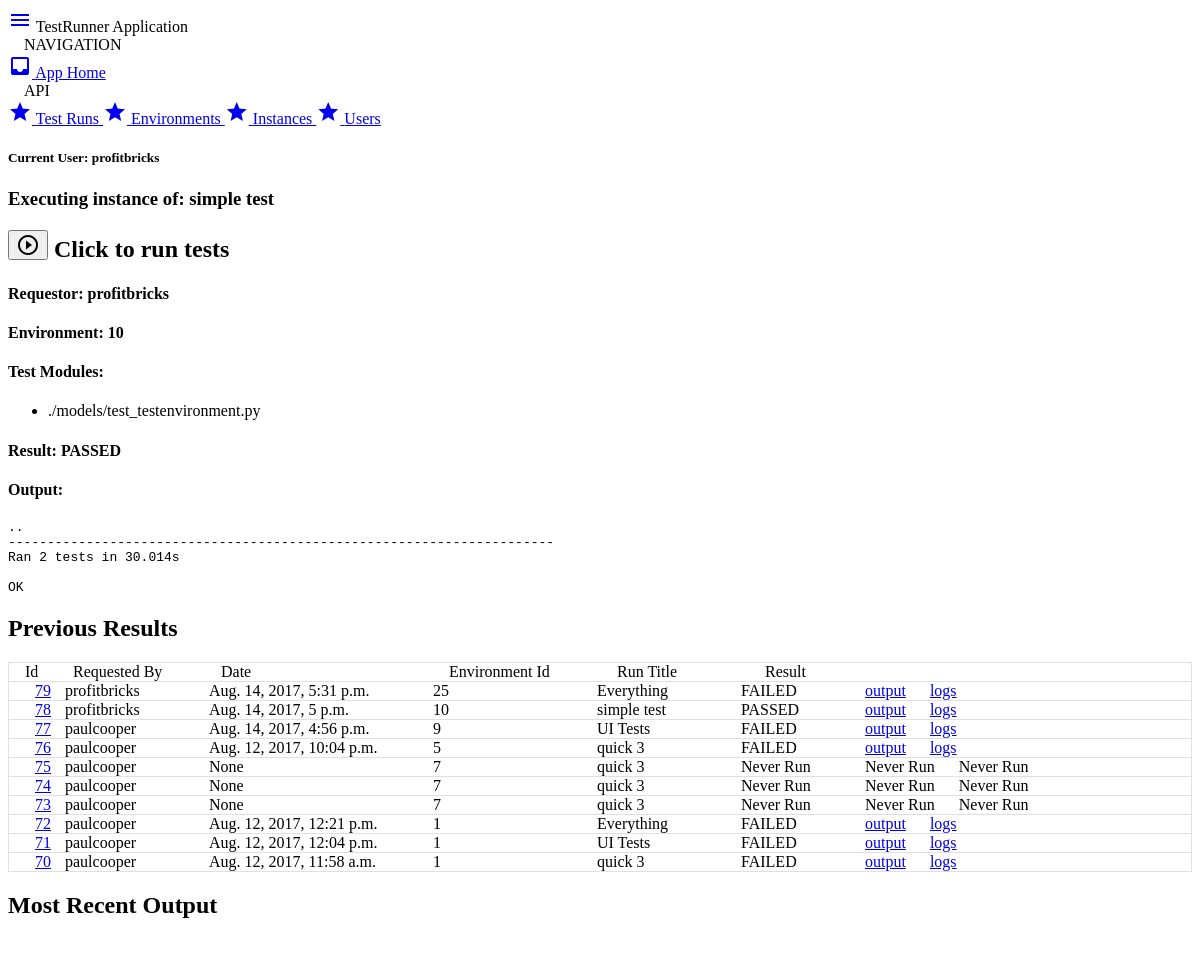
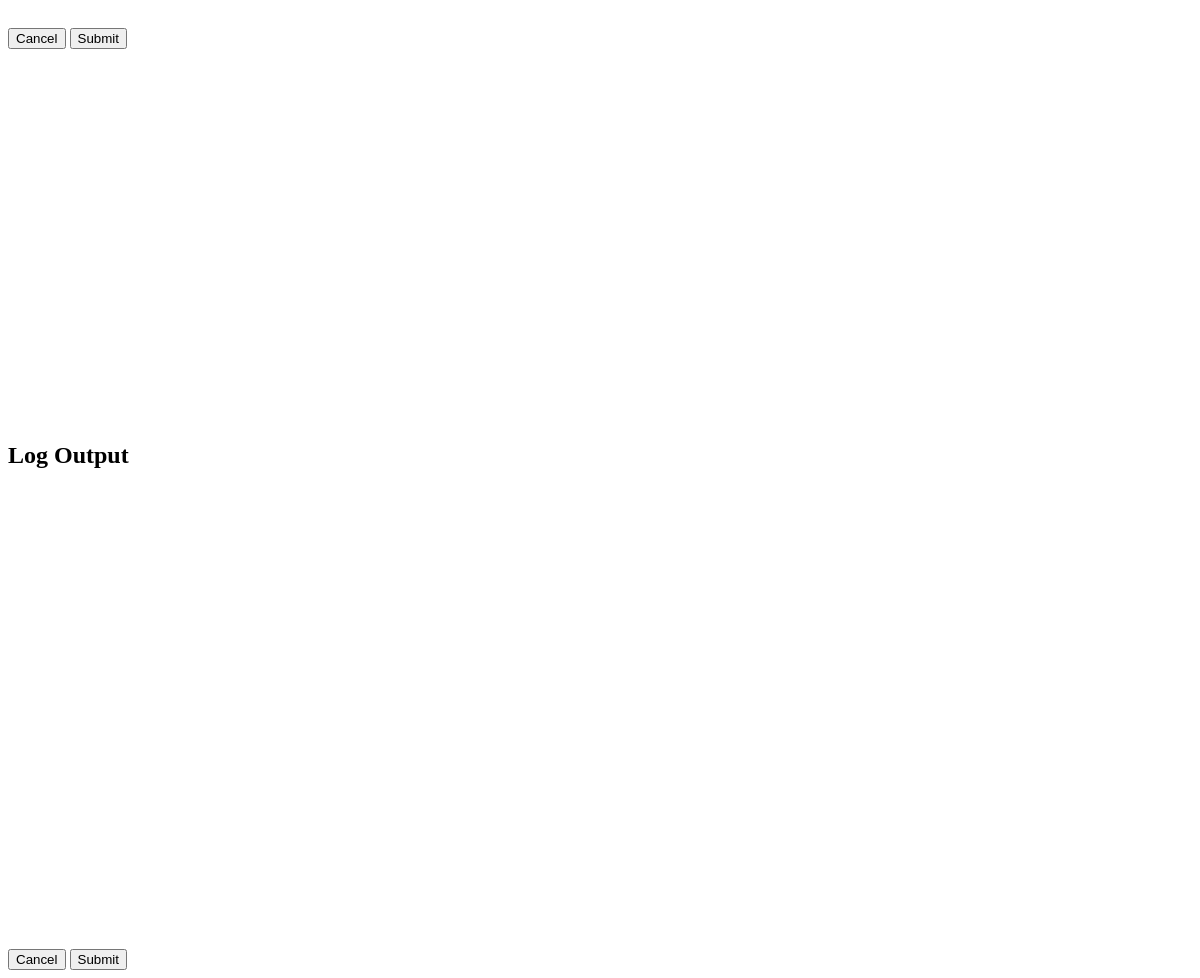
The page /run/78/ (signed in) on the database its author committed (2 pictures, top to bottom).
### testrunner/models.py (models this page shows, shortened)
class TestRunInstance(models.Model):
    requested_by = models.ForeignKey('auth.User', blank=True, null=True)
    testrun = models.ForeignKey(TestRun)
    status = models.CharField(  choices=STATUS_CHOICES,
                                default="stopped",
                                max_length=20 )
    interface = models.CharField( choices=INTERFACE_CHOICES,
                                  default='ssh',
                                  max_length=20 )
    environment = models.ForeignKey(TestEnvironment)
    result = models.CharField(  choices=RESULT_CHOICES,
                                max_length=20,
                                null=True )
    output = models.CharField(max_length=65000, null=True)
    executed_on = models.DateTimeField(null=True)
    created_on = models.DateTimeField(default=datetime.now)
    class Meta:
        app_label = "testrunner"
        ordering = ('-created_on', 'executed_on')

class TestRun(models.Model):
    class Meta:
        app_label = "testrunner"
    name = models.CharField(max_length=100)
    description = models.CharField(max_length=200, null=True)
    modules = models.ManyToManyField(TestModule, blank=False)
    """
    The below attributes should only be set by the system after a child
    TestRunInstance completes
    """
    last_run = models.DateTimeField(null=True)
    last_result = models.CharField( choices=RESULT_CHOICES,
                                    max_length=20,
                                    null=True )
    created_by = models.ForeignKey( 'auth.User',
                                    related_name='testruns',
                                    on_delete=models.CASCADE,
                                    null=False )
    created_on = models.DateTimeField(default=datetime.now)

class TestEnvironment(models.Model):
    host = models.CharField(max_length=100, default='localhost')
    state = models.CharField(   choices=STATE_CHOICES,
                                max_length=20,
                                default='idle')
    class Meta:
        app_label = "testrunner"

class TestModule(models.Model):
    class Meta:
        app_label = "testrunner"
    path = models.CharField(max_length=100, unique=True)
    last_result = models.CharField(  choices=RESULT_CHOICES,
                                     max_length=20,
                                     null=True )

### testrunner/views.py (the view, shortened to what this page needs)
# urls.py: url(r'^run/(?P<pk>[0-9]+)/$', views.display_testruni, name="display-instance"),
@login_required
def display_testruni(request, pk):
    context = {}
    template = 'testrunner/display_testruni.html'
    testrun_instance = TestRunInstance.objects.filter(id=pk)[0]
    modules = testrun_instance.testrun.modules.all()
    testruns = TestRunInstance.objects.all()
    context.update({
        'testrun_current': testrun_instance,
        'modules': modules,
        'testruns': testruns,
    })
    return render(request, template, context)

### testrunner/templates/testrunner/display_testruni.html
{% extends "base.html" %}
{% load widget_tweaks %}
{% block pagetitle %}
TestRunner Application
{% endblock %}
{% block testrun %}
{% if testrun_current %}
  {% include "testrunner/run_instance.html" with testrun_current=testrun_current modules=modules %}
{% endif %}
{% endblock %}
{% block display %}
{% include "testrunner/previous.html" with testruns=testruns %}
{% endblock %}

### testrunner/templates/base.html (shortened to what this page needs)
{% load static %}
<!DOCTYPE html>
<html class="mdc-typography">
  <head>
    <link
      rel="stylesheet"
      href="https://unpkg.com/material-components-web@latest/dist/material-components-web.min.css">
  </head>
  <body>
    <header class="mdc-toolbar mdc-toolbar--fixed">
      <div class="mdc-toolbar__row">
        <section class="mdc-toolbar__section mdc-toolbar__section--align-start">
          <span class="menu-show">
            <a href="#" class="mdc-toolbar__icon--menu mdc-ripple-surface"
              aria-label="Click to show the navigation menu"
              aria-controls="testrunner-nav-menu"
              data-mdc-auto-init="MDCRipple"
              data-mdc-ripple-is-unbounded>
              <i class="material-icons">menu</i></a>
          </span>
          <span class="mdc-toolbar__title">
            {% block pagetitle %}{% endblock %}</span>
        </section>
      </div>
    </header>
    <aside class="mdc-temporary-drawer mdc-typography">
      <nav class="mdc-temporary-drawer__drawer">
        <header class="mdc-temporary-drawer__header">
          <div class="mdc-temporary-drawer__header-content">
            Navigation
          </div>
        </header>
        <nav class="mdc-temporary-drawer__content mdc-list">
          <a class="mdc-list-item mdc-temporary-drawer--selected" href="/">
            <i class="material-icons mdc-list-item__start-detail" aria-hidden="true">inbox</i>
            App Home
          </a>
        </nav>
        <header class="mdc-temporary-drawer__header">
          <div class="mdc-temporary-drawer__header-content">
            API
          </div>
        </header>
        <nav class="mdc-temporary-drawer__content mdc-list">
          <a class="mdc-list-item" href="{% url 'api-testruns' %}">
            <i class="material-icons mdc-list-item__start-detail" aria-hidden="true">star</i>
            Test Runs
          </a>
          <a class="mdc-list-item" href="{% url 'api-envs' %}">
            <i class="material-icons mdc-list-item__start-detail" aria-hidden="true">star</i>
            Environments
          </a>
          <a class="mdc-list-item" href="{% url 'api-instances' %}">
            <i class="material-icons mdc-list-item__start-detail" aria-hidden="true">star</i>
            Instances
          </a>
          <a class="mdc-list-item" href="{% url 'api-users' %}">
            <i class="material-icons mdc-list-item__start-detail" aria-hidden="true">star</i>
            Users
          </a>
        </nav>
      </nav>
    </aside>
    <main class="mdc-toolbar-fixed-adjust">
      <section class="tr-section__user">
        <h5>Current User: {{ user }}</h5>
      </section>
      <div class="mdc-card tr-form-card">
        <section class="mdc-card__primary">
          {% block testrun %}
          {% endblock %}
        </section>
      </div>
      <div class="mdc-card">
        <section class="mdc-card__primary">
          {% block display %}
          {% endblock %}
        </section>
      </div>
    </main>
    {% load static %}
  </body>
</html>

### testrunner/templates/testrunner/run_instance.html (shortened to what this page needs)
<section id="test-execution-section">
  <h3 class="mdc-typography--headline">
    Executing instance of: {{ testrun_current.testrun.name }}
  </h3>
  <h2 class="mdc-typography--title">
    <button class="mdc-fab mdc-fab--mini mdc-fab--plain material-icons" aria-label="Execute" data-mdc-auto-init="MDCRipple" id="test-exec-start">
      <span class="mdc-fab__icon">
      </span>
    </button>
    <span class="mdc-typography--caption">
      Click to run tests
    </span>
  </h2>
  <h4 class="mdc-typography--subheading1">Requestor:
    <span>{{ testrun_current.requested_by.username }}</span>
  </h4>
  <h4 class="mdc-typography--subheading1">Environment:
    <span id="env_id">{{ testrun_current.environment.id }}</span>
  </h4>
  <h4 class="mdc-typography--subheading1">Test Modules:</h4>
  <ul class="mdc-list mdc-list--dense" style="max-width:400px">
    {% for mod in modules %}
    <li class="mdc-list-item" id="test-module--{{mod.id}}">
      {{ mod.path }}
    </li>
    {% endfor %}
  </ul>
  {% if testrun_current.result %}
  <h4 class="mdc-typography--subheading1">Result: {{testrun_current.result}}</h4>
  {% endif %}
  {% if testrun_current.output %}
  <h4 class="mdc-typography--subheading1">Output: </h4>
  <pre>{{ testrun_current.output }}</pre>
  {% endif %}
</section>

### testrunner/templates/testrunner/previous.html (shortened to what this page needs)
<header>
  <h2 class="mdc-dialog__header__title">
    Previous Results
  </h2>
</header>
<section>
    <ul class="mdc-list bordered-list">
      <li class="mdc-list-item">
          <span class="mdc-grid-tile__title prev-list-col-1" style="min-width:44px;">Id</span>
          <span class="mdc-grid-tile__title prev-list-col-2" style="min-width:144px;">Requested By</span>
          <span class="mdc-grid-tile__title prev-list-col-3" style="min-width:224px;">Date </span>
          <span class="mdc-grid-tile__title prev-list-col-4" style="min-width:164px;">Environment Id</span>
          <span class="mdc-grid-tile__title prev-list-col-5" style="min-width:144px;">Run Title</span>
          <span class="mdc-grid-tile__title prev-list-col-6">Result</span>
      </li>
      {% for run in testruns %}
      <li class="mdc-list-item" id="list-previous-instances">
        <span class="prev-list-col-1"><a href="{% url 'display-instance' run.id %}">{{ run.id }}</a>
        <span class="prev-list-col-2">{{ run.requested_by.username }}</span>
        <span class="prev-list-col-3">{{ run.executed_on }}</span>
        <span class="prev-list-col-4">{{ run.environment.id }}</span>
        <span class="prev-list-col-5">{{ run.testrun.name }}</span>
        <span class="prev-list-col-6">{% if run.result %} {{run.result}} {% else %} Never Run {% endif %}</span>
        <span class="prev-list-col-7">
          {% if run.output %} <a href="#" id="show-output-{{ run.id }}" onclick="load_output({{run.id}});">output</a> {% else %} Never Run {% endif %}
        </span>
        <span class="prev-list-col-8">
          {% if run.result %} <a href="#" id="show-logs-{{ run.id }}" onclick="load_logs({{run.id}});">logs</a> {% else %} Never Run {% endif %}
        </span>
      </li>
      {% endfor %}
    </ul>
</section>
{% include "testrunner/modals/testoutput.html" with trform=trform files=files %}
{% include "testrunner/modals/testlogs.html" with teform=teform %}

### testrunner/templates/base.html (style rules this page uses)
.mdc-temporary-drawer__header { text-transform: uppercase; padding-left: 16px; }
.bordered-list { padding-right: 0; padding-left: 0; }
.bordered-list .mdc-list-item { padding: 0 16px; border: 1px solid rgba(0, 0, 0, .12); }
.bordered-list .mdc-list-item:not(:first-child) { border-top: none; }
#list-previous-instances span { margin:0 10px; }
.mdc-list-item span { display: inline-block; }
.prev-list-col-1 { min-width: 28px; }
.prev-list-col-2 { min-width: 120px; }
.prev-list-col-3 { min-width: 200px; }
.prev-list-col-4 { min-width: 140px; }
.prev-list-col-5 { min-width: 120px; }
.prev-list-col-6 { min-width: 100px; }

### rows shown on the page
TestRunInstance: testrun.name "simple test", requested_by.username "profitbricks", environment.id "10", result "PASSED", output ".. ---------------------------------------------------------------------- Ran 2 tests in 30.014s OK", id "78", executed_on "Aug. 14, 2017, 5 p.m."
TestModule: path "./models/test_testenvironment.py"
TestRunInstance: id "79", requested_by.username "profitbricks", executed_on "Aug. 14, 2017, 5:31 p.m.", environment.id "25", testrun.name "Everything", result "FAILED"
TestRunInstance: id "77", requested_by.username "paulcooper", executed_on "Aug. 14, 2017, 4:56 p.m.", environment.id "9", testrun.name "UI Tests", result "FAILED"
TestRunInstance: id "76", requested_by.username "paulcooper", executed_on "Aug. 12, 2017, 10:04 p.m.", environment.id "5", testrun.name "quick 3", result "FAILED"
TestRunInstance: id "75", requested_by.username "paulcooper", executed_on "None", environment.id "7", testrun.name "quick 3", shows "Never Run"
TestRunInstance: id "74", requested_by.username "paulcooper", executed_on "None", environment.id "7", testrun.name "quick 3", shows "Never Run"
TestRunInstance: id "73", requested_by.username "paulcooper", executed_on "None", environment.id "7", testrun.name "quick 3", shows "Never Run"
TestRunInstance: id "72", requested_by.username "paulcooper", executed_on "Aug. 12, 2017, 12:21 p.m.", environment.id "1", testrun.name "Everything", result "FAILED"
TestRunInstance: id "71", requested_by.username "paulcooper", executed_on "Aug. 12, 2017, 12:04 p.m.", environment.id "1", testrun.name "UI Tests", result "FAILED"
TestRunInstance: id "70", requested_by.username "paulcooper", executed_on "Aug. 12, 2017, 11:58 a.m.", environment.id "1", testrun.name "quick 3", result "FAILED"

### other values the page prints
{{ user }} "profitbricks"
